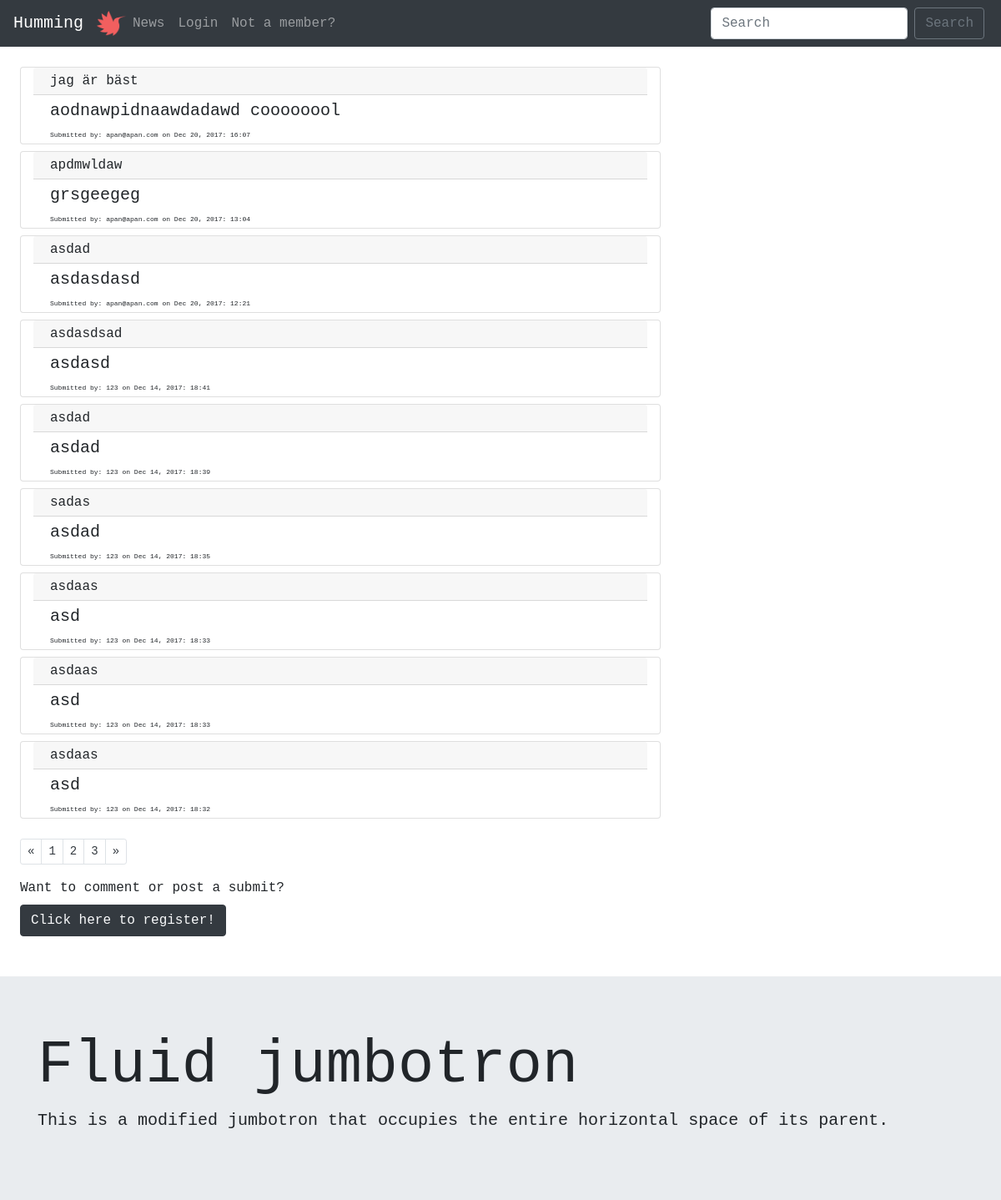
Before: / with the older database file.
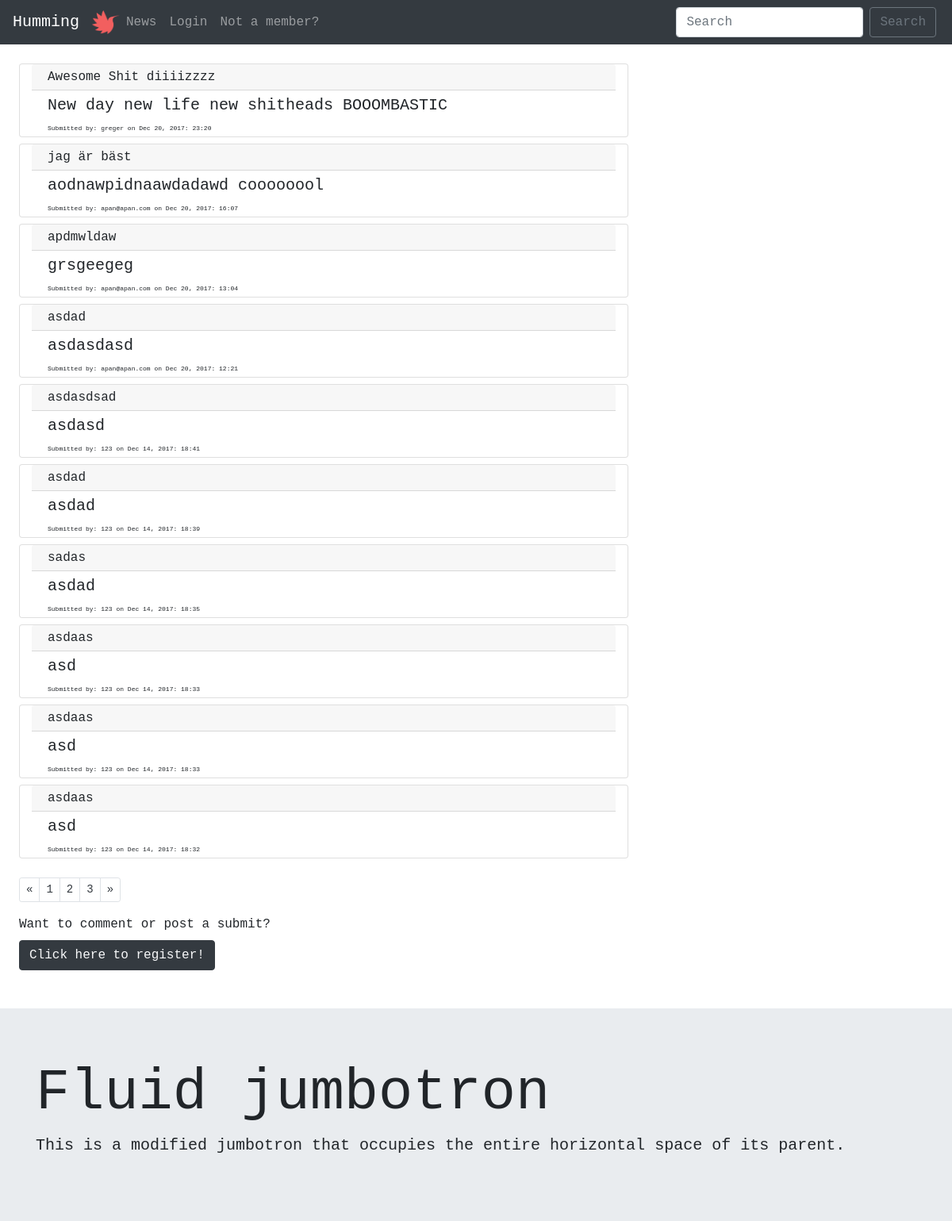
After: the same page with the newer database file.
### tables this page shows
CREATE TABLE "posts" (
	`title`	TEXT NOT NULL,
	`description`	TEXT NOT NULL,
	`url`	TEXT,
	`postID`	INTEGER NOT NULL PRIMARY KEY AUTOINCREMENT UNIQUE,
	`postdate`	INTEGER,
	`userID`	INTEGER
);

CREATE TABLE "users" (
	`userID`	INTEGER PRIMARY KEY AUTOINCREMENT,
	`username`	VARCHAR NOT NULL UNIQUE,
	`email`	VARCHAR NOT NULL UNIQUE,
	`password`	VARCHAR NOT NULL,
	`bio`	VARCHAR,
	`picture`	VARCHAR
);

### index.php (called while the page is built)
<?php require __DIR__.'/viewings/header.php'; ?>
<?php require __DIR__.'/forum.php'; ?>
<?php require __DIR__.'/viewings/footer.php'; ?>

### php/functions.php (called while the page is built, shortened)
<?php
function posts($pdo) {
  $allPosts = "SELECT * FROM posts
               LEFT JOIN users
               ON posts.userID=users.userID
               ORDER BY postID DESC";
  $statement = $pdo->prepare($allPosts);
  $statement->execute();
  $resultPosts = $statement->fetchAll(PDO::FETCH_ASSOC);
  return $resultPosts;
}

### forum.php (the view, shortened to what this page needs)
<div class="m-4">
  <?php $submits = posts($pdo) ?>
  <?php foreach($submits as $submit => $value):?>
    <div class="card col-sm-8 mt-2">
      <div class="card-header pt-1 pb-1">
        <?php echo $value['title'];?>
      </div>
      <div class="card-body pt-1 pb-1">
        <blockquote class="blockquote mb-0">
          <p class="mb-0">
            <?php echo $value['description']; ?>
          </p>
          <p class="mb-0 smallfont">
            Submitted by: <?php echo $value['username'].' on '.$value['postdate'] ?>
          </p>
        </blockquote>
      </div>
    </div>
  <?php endforeach; ?>
  <nav>
    <ul class="pagination pagination-sm pt-4">
      <li class="page-item">
        <a class="page-link text-dark" href="#" aria-label="Previous">
          <span aria-hidden="true">&laquo;</span>
        </a>
      </li>
      <li class="page-item"><a class="page-link text-dark" href="#">1</a></li>
      <li class="page-item"><a class="page-link text-dark" href="#">2</a></li>
      <li class="page-item"><a class="page-link text-dark" href="#">3</a></li>
      <li class="page-item">
        <a class="page-link text-dark" href="#" aria-label="Next">
          <span aria-hidden="true">&raquo;</span>
        </a>
      </li>
    </ul>
  </nav>
  <?php if (!isset($_SESSION['users'])): ?>
    <label>Want to comment or post a submit?</label><br>
    <button class="btn btn-dark text-light">
    <a href="/registerform.php"><p class="m-0 text-light">Click here to register!</p></a>
  </button>
<?php endif; ?>
</div>

### viewings/header.php (shortened to what this page needs)
<!DOCTYPE html>
<html lang="en">
<head>
  <link rel="stylesheet" href="../style/main.css">
  <link rel="stylesheet" href="https://maxcdn.bootstrapcdn.com/bootstrap/4.0.0-beta.2/css/bootstrap.min.css">
</head>
<body>
  <?php require __DIR__.'/navigation.php'; ?>

### viewings/navigation.php (shortened to what this page needs)
<nav class="navbar navbar-expand-lg navbar-dark bg-dark">
  <a class="navbar-brand" href="/index.php">Humming</a>
  <img src="../images/hummingLogo.png" width="35" height="30" class="d-inline-block align-top" alt="">
  <div class="collapse navbar-collapse" id="navbarSupportedContent">
    <ul class="navbar-nav ml-auto w-100 justify-content-start">
      <li class="nav-item">
        <a class="nav-link" href="/news.php">News<span class="sr-only">(current)</span></a>
      </li>
    <?php if (!isset($_SESSION['users'])):?>
      <li class="nav-item">
        <a href="../loginform.php" class="nav-link">Login</a>
      </li>
    <?php endif; ?>
    <?php if (!isset($_SESSION['users'])):?>
      <li class="nav-item pull-right">
        <a class="nav-link" href="/registerform.php">Not a member?</a>
      </li>
    <?php endif; ?>
  </ul>
    <ul class="nav navbar-nav ml-auto w-100 mr-1 justify-content-end">
  <form class="form-inline my-2 my-lg-0">
    <input class="form-control mr-sm-2" type="search" placeholder="Search" aria-label="Search">
    <button class="btn btn-outline-secondary my-2 my-sm-0" type="submit">Search</button>
  </form>
</ul>
</div>
</nav>

### viewings/footer.php (shortened to what this page needs)
<div class="jumbotron jumbotron-fluid mt-5 mb-0">
  <div class="container">
    <h1 class="display-3">Fluid jumbotron</h1>
    <p class="lead">This is a modified jumbotron that occupies the entire horizontal space of its parent.</p>
  </div>
</div>
</body>
</html>

### style/main.css (style rules this page uses)
* { font-family: monospace; }
.smallfont { font-size: 8px; }

Changed rows visible on the page:
added posts: title "Awesome Shit diiiizzzz", description "New day new life new shitheads BOOOMBASTIC", userID.username "greger", postdate "Dec 20, 2017: 23:20"
